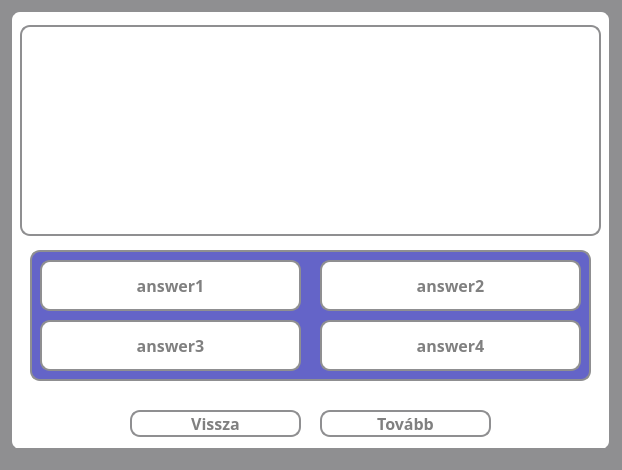
<?xml version="1.0" encoding="UTF-8"?>
<ui version="4.0">
 <class>learningGame</class>
 <widget class="QMainWindow" name="learningGame">
  <property name="geometry">
   <rect>
    <x>0</x>
    <y>0</y>
    <width>622</width>
    <height>470</height>
   </rect>
  </property>
  <property name="windowTitle">
   <string>Kvíz</string>
  </property>
  <property name="styleSheet">
   <string notr="true">* {
	background-color: #8f8f91;
}</string>
  </property>
  <widget class="QWidget" name="centralwidget">
   <widget class="QWidget" name="widget" native="true">
    <property name="geometry">
     <rect>
      <x>10</x>
      <y>10</y>
      <width>601</width>
      <height>441</height>
     </rect>
    </property>
    <property name="styleSheet">
     <string notr="true">* {
	background-color: white;
    border: 2px solid #8f8f91;
    border-radius: 10px;
    color: white;
    font-size: 16px;
    font-weight: bold;
}</string>
    </property>
    <widget class="QWidget" name="widget_2" native="true">
     <property name="geometry">
      <rect>
       <x>20</x>
       <y>240</y>
       <width>561</width>
       <height>131</height>
      </rect>
     </property>
     <property name="styleSheet">
      <string notr="true">* {
	background-color: rgb(100, 100, 200);
	border: 2px solid #8f8f91;
	border-radius: 10px;
	color: white;
	font-size: 16px;
	font-weight: bold;
}</string>
     </property>
     <widget class="QPushButton" name="answer2Button">
      <property name="geometry">
       <rect>
        <x>290</x>
        <y>10</y>
        <width>261</width>
        <height>51</height>
       </rect>
      </property>
      <property name="font">
       <font>
        <family>Corbel</family>
        <pointsize>-1</pointsize>
        <bold>true</bold>
       </font>
      </property>
      <property name="styleSheet">
       <string notr="true">* {
	background-color: white;
	color: grey;
}

*:hover {
	background-color: rgb(120, 120, 220);
	color: white;
}</string>
      </property>
      <property name="text">
       <string>answer2</string>
      </property>
     </widget>
     <widget class="QPushButton" name="answer1Button">
      <property name="geometry">
       <rect>
        <x>10</x>
        <y>10</y>
        <width>261</width>
        <height>51</height>
       </rect>
      </property>
      <property name="font">
       <font>
        <family>Corbel</family>
        <pointsize>-1</pointsize>
        <bold>true</bold>
       </font>
      </property>
      <property name="styleSheet">
       <string notr="true">* {
	background-color: white;
	color: grey;
}

*:hover {
	background-color: rgb(120, 120, 220);
	color: white;
}</string>
      </property>
      <property name="text">
       <string>answer1</string>
      </property>
     </widget>
     <widget class="QPushButton" name="answer3Button">
      <property name="geometry">
       <rect>
        <x>10</x>
        <y>70</y>
        <width>261</width>
        <height>51</height>
       </rect>
      </property>
      <property name="font">
       <font>
        <family>Corbel</family>
        <pointsize>-1</pointsize>
        <bold>true</bold>
       </font>
      </property>
      <property name="styleSheet">
       <string notr="true">* {
	background-color: white;
	color: grey;
}

*:hover {
	background-color: rgb(120, 120, 220);
	color: white;
}</string>
      </property>
      <property name="text">
       <string>answer3</string>
      </property>
     </widget>
     <widget class="QPushButton" name="answer4Button">
      <property name="geometry">
       <rect>
        <x>290</x>
        <y>70</y>
        <width>261</width>
        <height>51</height>
       </rect>
      </property>
      <property name="font">
       <font>
        <family>Corbel</family>
        <pointsize>-1</pointsize>
        <bold>true</bold>
       </font>
      </property>
      <property name="styleSheet">
       <string notr="true">* {
	background-color: white;
	color: grey;
}

*:hover {
	background-color: rgb(120, 120, 220);
	color: white;
}</string>
      </property>
      <property name="text">
       <string>answer4</string>
      </property>
     </widget>
    </widget>
    <widget class="QPushButton" name="backButton">
     <property name="geometry">
      <rect>
       <x>120</x>
       <y>400</y>
       <width>171</width>
       <height>27</height>
      </rect>
     </property>
     <property name="font">
      <font>
       <family>Corbel</family>
       <pointsize>-1</pointsize>
       <bold>true</bold>
      </font>
     </property>
     <property name="styleSheet">
      <string notr="true">* {
	background-color: white;
	color: grey;
}

*:hover {
	background-color: rgb(120, 120, 220);
	color: white;
}</string>
     </property>
     <property name="text">
      <string>Vissza</string>
     </property>
    </widget>
    <widget class="QPushButton" name="nextButton">
     <property name="geometry">
      <rect>
       <x>310</x>
       <y>400</y>
       <width>171</width>
       <height>27</height>
      </rect>
     </property>
     <property name="font">
      <font>
       <family>Corbel</family>
       <pointsize>-1</pointsize>
       <bold>true</bold>
      </font>
     </property>
     <property name="styleSheet">
      <string notr="true">* {
	background-color: white;
	color: grey;
}

*:hover {
	background-color: rgb(120, 120, 220);
	color: white;
}</string>
     </property>
     <property name="text">
      <string>Tovább</string>
     </property>
    </widget>
    <widget class="QLabel" name="questionField">
     <property name="geometry">
      <rect>
       <x>10</x>
       <y>15</y>
       <width>581</width>
       <height>211</height>
      </rect>
     </property>
     <property name="text">
      <string>TextLabel</string>
     </property>
    </widget>
   </widget>
  </widget>
  <widget class="QStatusBar" name="statusbar"/>
 </widget>
 <resources/>
 <connections/>
</ui>
